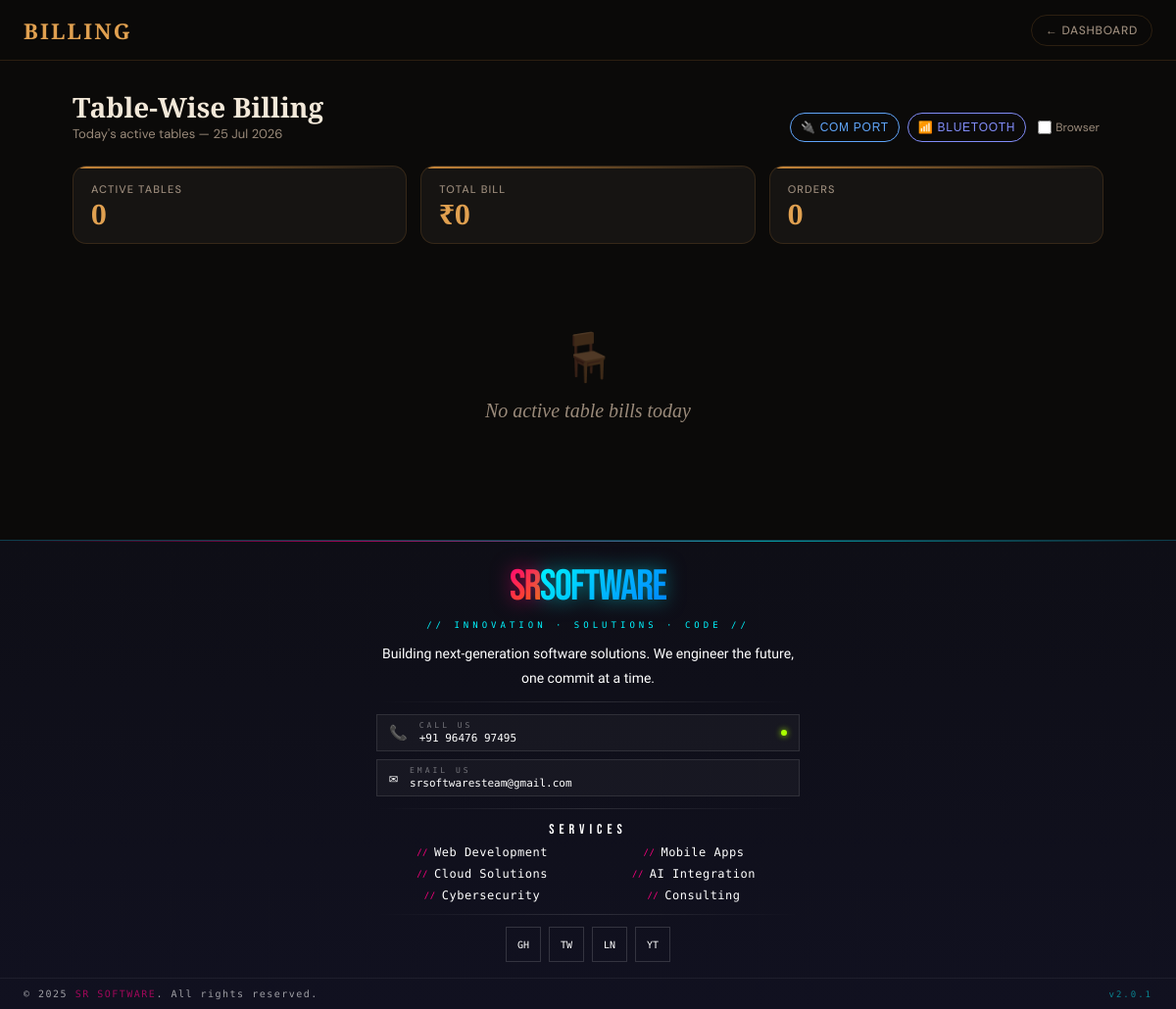
The app's page /billing (signed in), older data.
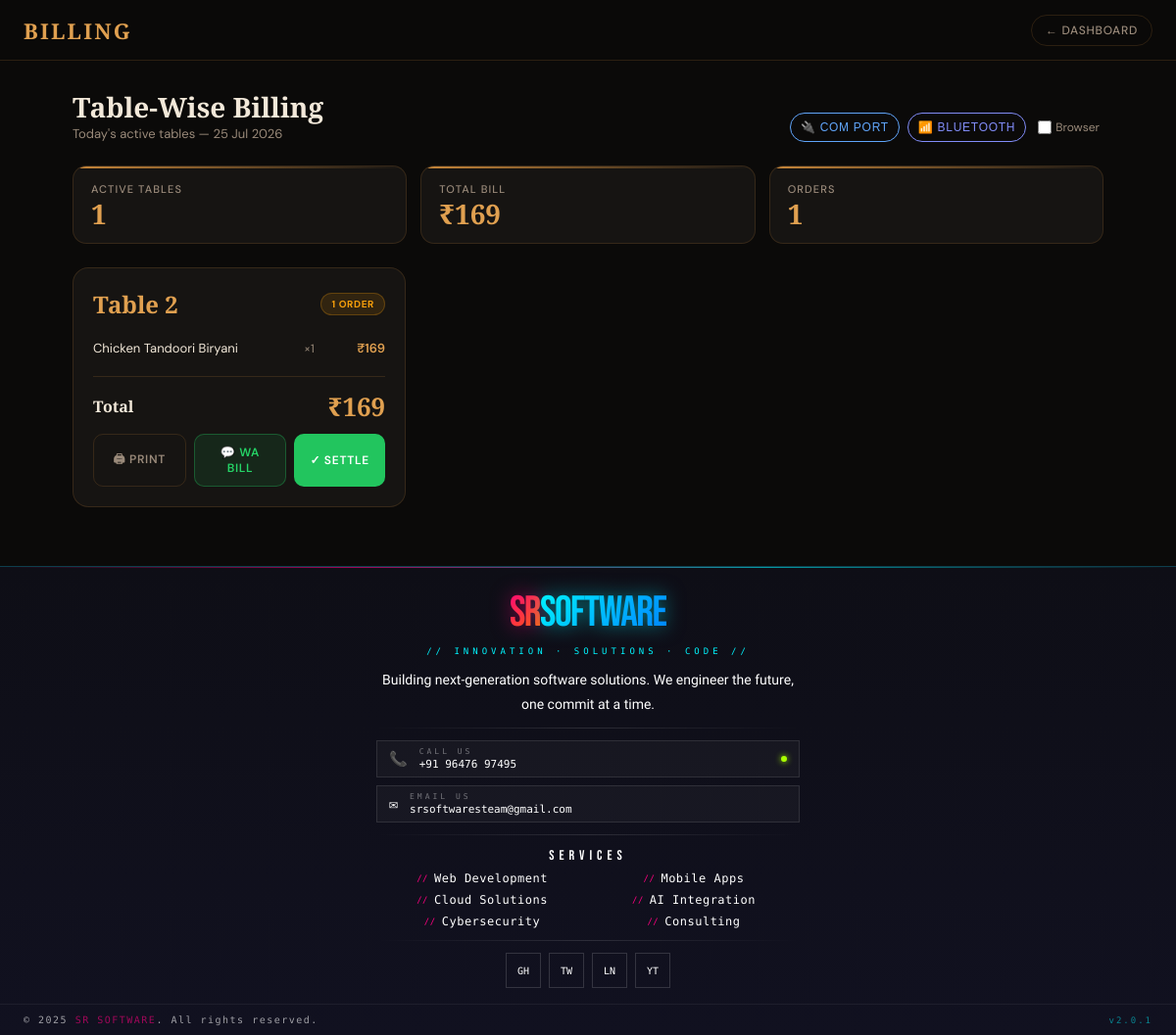
The same page, newer data.
### models.py (models this page shows)
class OrderItem(db.Model):
    __tablename__ = 'order_items'
    id = db.Column(db.Integer, primary_key=True)
    order_id = db.Column(db.Integer, db.ForeignKey('orders.id'), nullable=False)
    item_name = db.Column(db.String(200), nullable=False)
    price = db.Column(db.Float, nullable=False)
    quantity = db.Column(db.Integer, default=1)

### blueprints/menu_bp.py (the view)
@menu_bp.route('/billing')
@login_required
def billing():
    from datetime import datetime
    from collections import defaultdict
    orders = Order.query.filter(
        Order.user_id == session['user_id'],
        Order.status.notin_(['settled', 'cancelled'])
    ).order_by(Order.table_no, Order.created_at).all()
    table_map = defaultdict(lambda: {'orders': [], 'items_map': {}, 'total': 0})
    for o in orders:
        t = table_map[o.table_no]
        t['orders'].append(o)
        t['total'] += o.total
        for oi in o.order_items:
            key = oi.item_name
            if key in t['items_map']:
                t['items_map'][key]['qty'] += oi.quantity
                t['items_map'][key]['subtotal'] += oi.price * oi.quantity
            else:
                t['items_map'][key] = {
                    'name': oi.item_name,
                    'qty': oi.quantity,
                    'price': oi.price,
                    'subtotal': oi.price * oi.quantity
                }
    tables = []
    for tno, data in sorted(table_map.items(), key=lambda x: x[0]):
        tables.append({
            'table_no': tno,
            'orders': data['orders'],
            'line_items': list(data['items_map'].values()),
            'total': data['total']
        })
    grand_total = sum(t['total'] for t in tables)
    total_orders = len(orders)
    user = db.session.get(User, session['user_id'])
    return render_template('billing.html',
                           username=session['username'],
                           tables=tables,
                           grand_total=grand_total,
                           total_orders=total_orders,
                           today=datetime.now().date().strftime('%d %b %Y'),
                           logo=user.logo,
                           address=user.address or '',
                           upi_qr=user.upi_qr)

### blueprints/menu_bp.py (called while the page is built)
def login_required(f):
    @wraps(f)
    def decorated(*args, **kwargs):
        if 'user_id' not in session:
            return redirect('/')
        return f(*args, **kwargs)
    return decorated

### security.py (called while the page is built)
def get_csrf_token():
    token = session.get(CSRF_SESSION_KEY)
    if not token:
        token = secrets.token_urlsafe(32)
        session[CSRF_SESSION_KEY] = token
    return token

def init_csrf_protection(app):
    @app.before_request
    def csrf_protect():
        if request.method in SAFE_METHODS:
            return
        if is_csrf_exempt():
            return
        validate_csrf_token()
    @app.context_processor
    def inject_csrf_token():
        return {"csrf_token": get_csrf_token()}

### templates/billing.html (shortened to what this page needs)
<!DOCTYPE html>
<html lang="en">
<head>
</head>
<body>
  <nav class="nav" style="height: auto; min-height: 62px; flex-wrap: wrap; padding: 12px 24px; gap: 12px;">
    <span class="nav-brand">Billing</span>
    <div style="display:flex; gap:8px; align-items:center; flex-wrap:wrap; justify-content:flex-end;">
      <a class="nav-chip" href="/dashboard">← Dashboard</a>
    </div>
  </nav>
  <div class="page">
    <div class="page-header" style="display: flex; justify-content: space-between; align-items: flex-end; flex-wrap: wrap;">
      <div>
        <div class="page-title">Table-Wise Billing</div>
        <div class="page-subtitle">Today's active tables — {{today}}</div>
      </div>
      <div style="display:flex; gap:8px; align-items:center; flex-wrap:wrap; margin-top: 10px;">
        <button class="nav-chip" id="btnConnectSerial" onclick="connectSerialPrinter()" style="border-color:#60a5fa; color:#60a5fa; padding:7px 10px;" title="Connect USB/COM Printer">🔌 COM Port</button>
        <button class="nav-chip" id="btnConnectBT" onclick="connectBluetoothPrinter()" style="border-color:#818cf8; color:#818cf8; padding:7px 10px;" title="Connect Bluetooth Printer">📶 Bluetooth</button>
        <div style="font-size:12px; color:var(--cream-muted); display:flex; align-items:center; gap:4px; margin: 0 4px;" class="no-print">
          <input type="checkbox" id="useBrowserPrint" style="width:14px;height:14px;cursor:pointer;">
          Browser
        </div>
      </div>
    </div>
    <div class="stats-row no-print">
      <div class="stat-card" style="animation-delay:0s">
        <div class="stat-label">Active Tables</div>
        <div class="stat-value">{{tables|length}}</div>
      </div>
      <div class="stat-card" style="animation-delay:0.06s">
        <div class="stat-label">Total Bill</div>
        <div class="stat-value">₹{{grand_total|int}}</div>
      </div>
      <div class="stat-card" style="animation-delay:0.12s">
        <div class="stat-label">Orders</div>
        <div class="stat-value">{{total_orders}}</div>
      </div>
    </div>
    {% if tables %}
    <div class="table-grid">
      {% for t in tables %}
      <div class="table-card" id="table-{{t.table_no}}" style="animation-delay:{{loop.index0 * 0.06}}s"
        data-table="{{t.table_no}}" data-total="{{t.total|int}}">
        <div class="tc-header">
          <div class="tc-table-no">Table {{t.table_no}}</div>
          <span class="tc-badge active">{{t.orders|length}} order{{ 's' if t.orders|length > 1 }}</span>
        </div>
        <div class="tc-items">
          {% for item in t.line_items %}
          <div class="tc-item-row" data-name="{{item.name}}" data-qty="{{item.qty}}" data-price="{{item.subtotal|int}}">
            <span class="tc-item-name">{{item.name}}</span>
            <span class="tc-item-qty">×{{item.qty}}</span>
            <span class="tc-item-price">₹{{item.subtotal|int}}</span>
          </div>
          {% endfor %}
        </div>
        <div class="tc-total-row">
          <span class="tc-total-label">Total</span>
          <span class="tc-total-val">₹{{t.total|int}}</span>
        </div>
        <div class="tc-actions">
          <button class="tc-btn print" onclick="askPayment('{{t.table_no}}')">🖨 Print</button>
          <button class="tc-btn wa" onclick="openWaModal('{{t.table_no}}')">💬 WA Bill</button>
          <button class="tc-btn settle" onclick="settleTable('{{t.table_no}}')">✓ Settle</button>
        </div>
      </div>
      {% endfor %}
    </div>
    {% else %}
    <div class="no-tables">
      <div class="nt-icon">🪑</div>
      <p>No active table bills today</p>
    </div>
    {% endif %}
  </div>
  {% include 'sr_footer.html' %}
</body>
</html>

Row changes from the older to the newer data that the page shows:
added OrderItem: name "Chicken Tandoori Biryani", qty "1", subtotal "169"
Text that changed along with them:
{{ tables|length }}: "0" → "1"
{{ grand_total|int }}: "0" → "169"
{{ total_orders }}: "0" → "1"
new list line: "Table 2 1 ORDER Total ₹ 169 🖨 PRINT 💬 WA BILL ✓ SETTLE"
text no longer shown: "🪑 No active table bills today"
